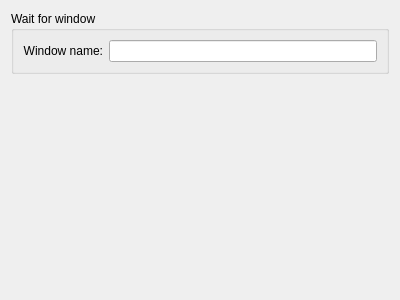
<?xml version="1.0" encoding="UTF-8"?>
<ui version="4.0">
 <class>WaitForWindowWidget</class>
 <widget class="QWidget" name="WaitForWindowWidget">
  <property name="geometry">
   <rect>
    <x>0</x>
    <y>0</y>
    <width>400</width>
    <height>300</height>
   </rect>
  </property>
  <property name="windowTitle">
   <string comment="@title">Edit window to wait for</string>
  </property>
  <property name="whatsThis">
   <string comment="@info:whatsthis">&lt;para&gt;Set the object name of the window to wait for.&lt;/para&gt;</string>
  </property>
  <layout class="QVBoxLayout" name="WaitForWindowVerticalLayout">
   <item>
    <widget class="QGroupBox" name="waitForWindowGroupBox">
     <property name="title">
      <string comment="@title:group">Wait for window</string>
     </property>
     <layout class="QHBoxLayout" name="waitForWindowGroupBoxHorizontalLayout">
      <item>
       <layout class="QVBoxLayout" name="labelVerticalLayout">
        <item>
         <widget class="QLabel" name="windowObjectNameLabel">
          <property name="text">
           <string comment="@label:textbox">Window name:</string>
          </property>
          <property name="alignment">
           <set>Qt::AlignRight|Qt::AlignTrailing|Qt::AlignVCenter</set>
          </property>
          <property name="buddy">
           <cstring>windowObjectNameLineEdit</cstring>
          </property>
         </widget>
        </item>
       </layout>
      </item>
      <item>
       <layout class="QVBoxLayout" name="valueVerticalLayout">
        <item>
         <widget class="KLineEdit" name="windowObjectNameLineEdit">
          <property name="whatsThis">
           <string comment="@info:whatsthis">&lt;para&gt;The name of the window to be shown.&lt;/para&gt;
&lt;para&gt;Note that the name is not the title of the window or its class name, but the string returned by its objectName() method.&lt;/para&gt;
&lt;para&gt;Also note that it can wait either for windows or for dialogs, not just for windows.&lt;/para&gt;</string>
          </property>
         </widget>
        </item>
       </layout>
      </item>
     </layout>
    </widget>
   </item>
   <item>
    <spacer name="waitForWindowWidgetSpacer">
     <property name="orientation">
      <enum>Qt::Vertical</enum>
     </property>
     <property name="sizeHint" stdset="0">
      <size>
       <width>20</width>
       <height>20</height>
      </size>
     </property>
    </spacer>
   </item>
  </layout>
 </widget>
 <customwidgets>
  <customwidget>
   <class>KLineEdit</class>
   <extends>QLineEdit</extends>
   <header>klineedit.h</header>
  </customwidget>
 </customwidgets>
 <resources/>
 <connections/>
</ui>
